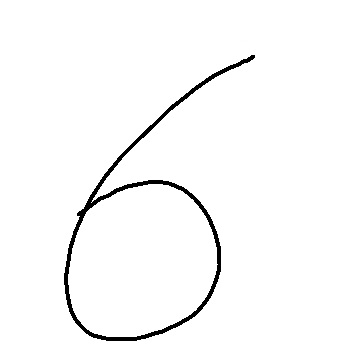
#> input picture notebooks/6.jpg, 359 x 356 px, given in place of trex.png, which was not available
$ jupyter execute --allow-errors session2.ipynb   (text cells are left out)
#> lines starting #> are read from the running program, lines starting #| are printed output that depends on the picture; after the words box and inside, x2 and y2 are one past the last pixel; in counts of white or black regions, pixels touching at a corner belong together; pictures that were not available may be replaced by others from this repository, and a replacement may not be noted
[cell 1]
print("Hello, world!")

[cell 2]
#defining own function called hello
# the parameters or the argument that a function takes goes inside the parentheses
def hello():
    print("Hello, world!")

[cell 3]
hello()

[cell 4]
def hello(name):
    print("Hello, " + name + "!")

[cell 5]
hello("Ross")

#> (a cell that did not finish here is left out)

[cell 7]
# the string after the = is the default string to insert, instead of encountering an error when not putting an argument
def hello(name="world"):
    print("Hello, " + name + "!")

[cell 8]
hello("Ross")

[cell 9]
hello()

[cell 10]
# its good python practice to include a description of what the code does.
def hello(name="world"):
    """
    This function takes a name and prints message to screen
    """
    print("Hello, " + name + "!")

[cell 11]
def hellopy():
    print("Hello, what is your name?")
    name = input()
#> the answer given: 6.jpg
    print("Good to meet you, " + name)
    print("The length of your name is " + str(len(name)))
    print("What is your age?")
    age = input()
    print("You will be " + str((int(age) + 1)) + " in a year")

#> (a cell that did not finish here is left out)

#> (a cell that did not finish here is left out)

#> (a cell that did not finish here is left out)

#> (a cell that did not finish here is left out)

[cell 16]
import os
import sys
sys.path.append("..")

# opencv
import cv2
#loading some utility functions
from utils.imutils import jimshow as show

[cell 17]
filepath = os.path.join("..", "..", "..", "cds-vis-data", "data", "img", "trex.png")

[cell 18]
#load using cv2
image = cv2.imread(filepath)
#> image is the input picture: shape (356, 359, 3); min 0, max 255, mean 249.2

[cell 19]
type(image)

[cell 20]
image.shape
#> Out = (356, 359, 3)

[cell 21]
show(image)
#> (this line was passed over: utils is not available in this run)

[cell 22]
# save output
outpath = os.path.join("output", "new_trex.png")
# save image to path
cv2.imwrite(outpath, image)
#> Out = True

[cell 23]
# height, width, colour channels
image.shape
#> Out = (356, 359, 3)

[cell 24]
height = (image.shape[0])
#> height = 356
width = (image.shape[1])
#> width = 359

[cell 25]
height
#> Out = 356

[cell 26]
width
#> Out = 359

[cell 27]
height * width
#> Out = 127804

[cell 28]
# get pixel values of the first pixel in the top left corner
# listed as BGR, not RGB, for cv
blue, green, red = image[0,0]
#> blue = 255; green = 255; red = 255

[cell 29]
blue
#> Out = 255

[cell 30]
green
#> Out = 255

[cell 31]
red
#> Out = 255

[cell 32]
colours = image[0,0]
#> colours = [255, 255, 255]

[cell 33]
colours
#> Out = [255, 255, 255]

[cell 34]
# this replaces a pixel with the set colour, cannot be reversed without reloading the image again
image[0,0] = (0,0,255)
#> image: shape (356, 359, 3); under 0.01% of pixels changed, all inside (x1, y1, x2, y2) = (0, 0, 1, 1)

[cell 35]
show(image)
#> (this line was passed over: utils is not available in this run)

[cell 36]
# show first 100x100 pixels
corner =image[0:100,0:100]
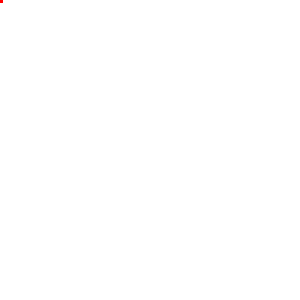
#> corner: shape (100, 100, 3) (shown 3 times larger); mean B, G, R 255, 255, 255

[cell 37]
show(corner)
#> (this line was passed over: utils is not available in this run)

[cell 38]
image[0:100,0:50] = (250,145,250)
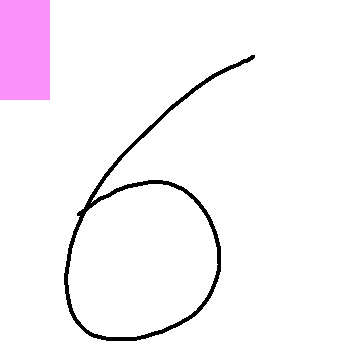
#> image: shape (356, 359, 3); mean B, G, R 249, 244.9, 249

[cell 39]
show(image)
#> (this line was passed over: utils is not available in this run)

[cell 40]
# for plotting single colour channels
from utils.imutils import jimshow_channel as show_channel

[cell 41]
filepath = os.path.join("..", "..", "..", "cds-vis-data", "data", "img", "t-rex2.png")

[cell 42]
#load using cv2
image = cv2.imread(filepath)
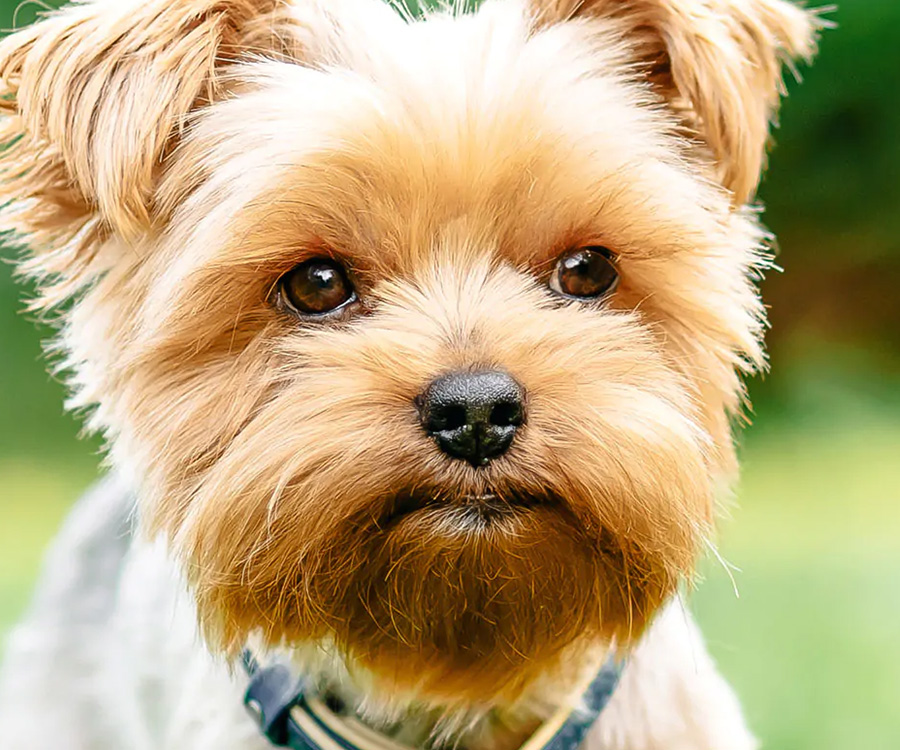
#> input picture notebooks/dog.jpg, 900 x 750 px, given in place of t-rex2.png, which was not available
#> image is the input picture: shape (750, 900, 3); mean B, G, R 127.2, 170, 189

[cell 43]
show(image)
#> (this line was passed over: utils is not available in this run)

[cell 44]
# splitting into separate channels
B, G, R = cv2.split(image)
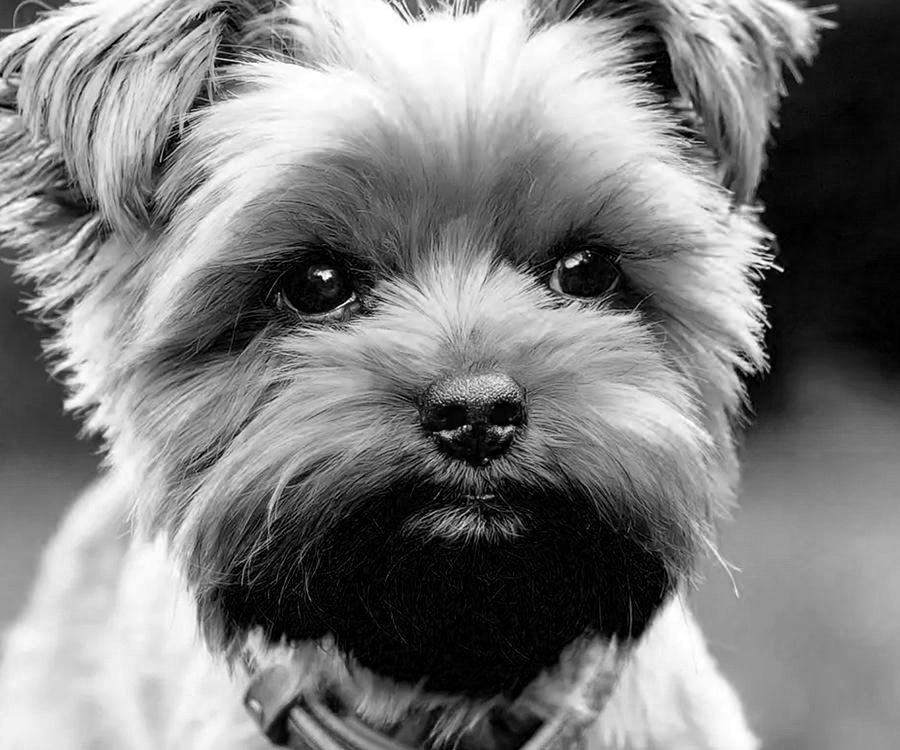
#> B: shape (750, 900); min 0, max 255, mean 127.2
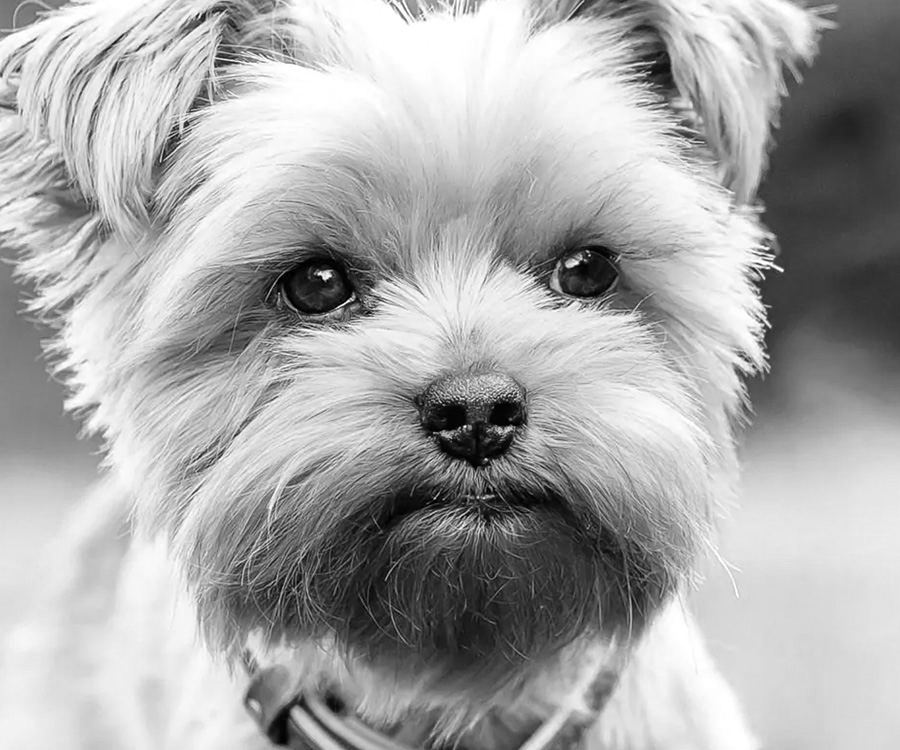
#> G: shape (750, 900); min 0, max 255, mean 170
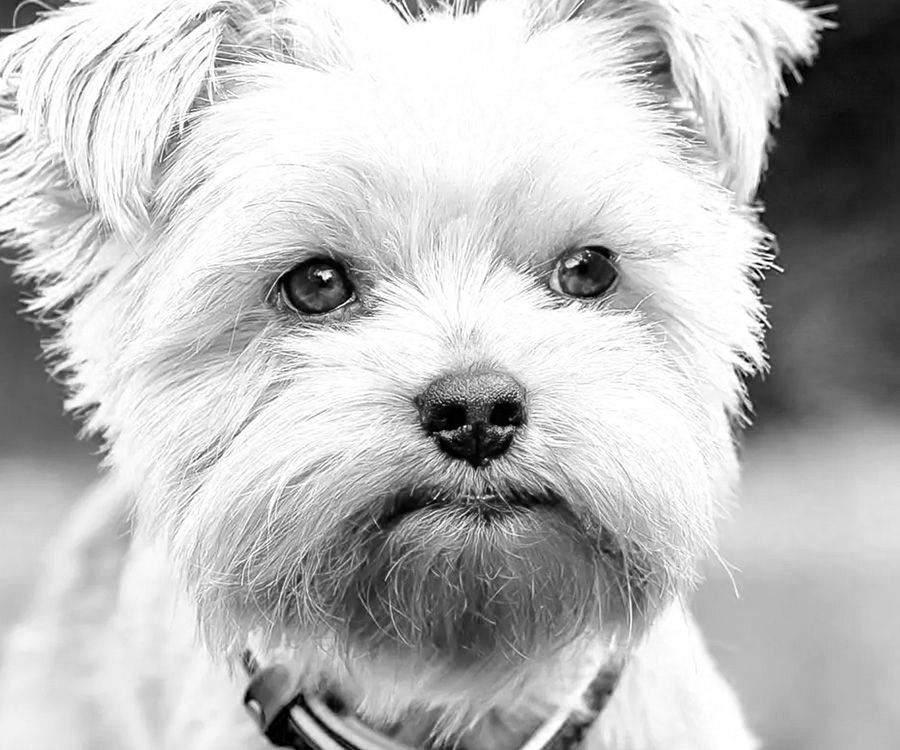
#> R: shape (750, 900); min 0, max 255, mean 189

[cell 45]
show_channel(G)
#> (this line was passed over: utils is not available in this run)

[cell 46]
# combine colour channels to create grayscale
grayed_image = cv2.cvtColor(image, cv2.COLOR_BGR2GRAY)
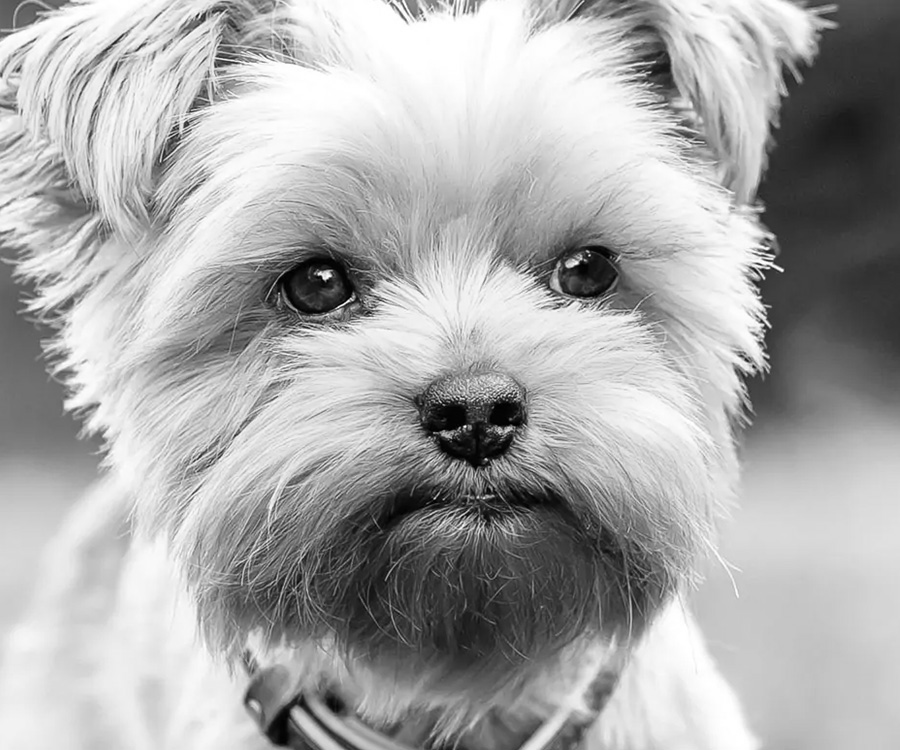
#> grayed_image: shape (750, 900); min 0, max 255, mean 170.8

[cell 47]
show_channel(grayed_image)
#> (this line was passed over: utils is not available in this run)
